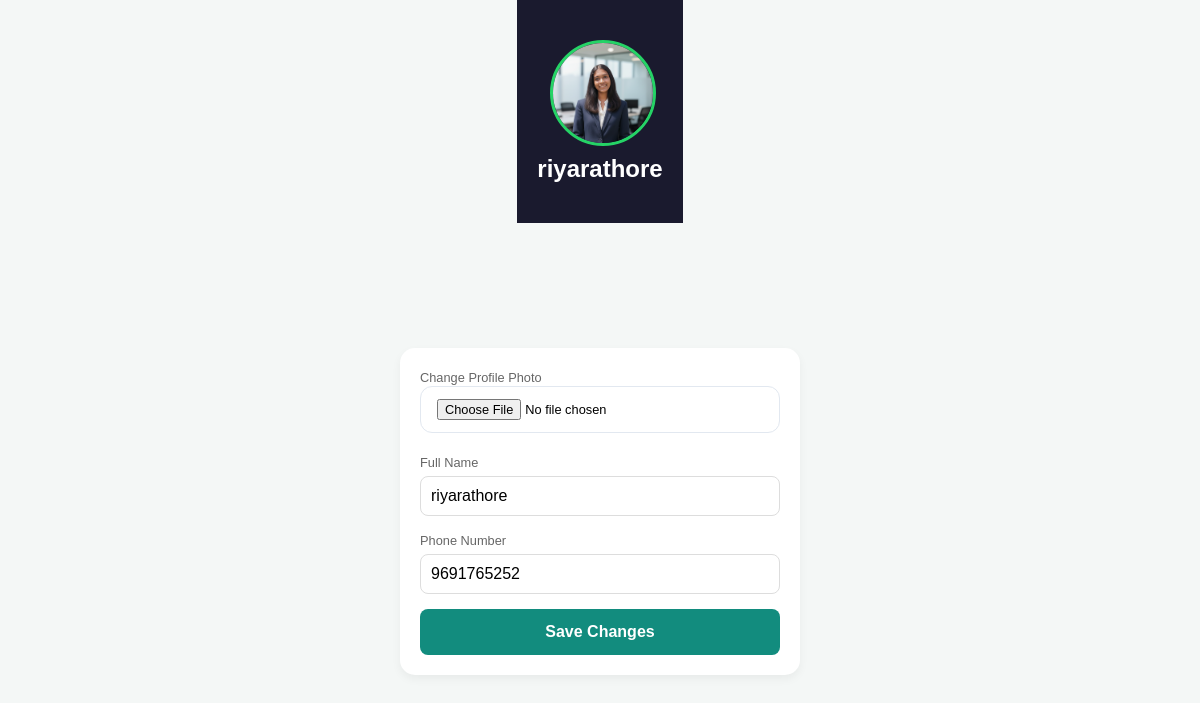
The app's page /profile (signed in) with its own data.
### models.py (models this page shows, shortened)
class Student(db.Model):
    __tablename__ = "student"
    id = db.Column(db.Integer, primary_key=True)
    name = db.Column(db.String(100), nullable=False)
    email = db.Column(db.String(120), unique=True, nullable=False)
    password = db.Column(db.String(200), nullable=False)
    phone_number = db.Column(db.String(15), nullable=True)
    latitude = db.Column(db.Float, nullable=True)
    longitude = db.Column(db.Float, nullable=True)
    route = db.Column(db.String(50))
    stop = db.Column(db.String(50))
    home_lat = db.Column(db.Float)
    assigned_van_id = db.Column(db.String(20), nullable=True)
    profile_pic = db.Column(db.String(200), default='default.png') # Ye zaroori hai
    home_lng = db.Column(db.Float)
    attendances = db.relationship('Attendance', backref='student', lazy=True)
    status = db.Column(db.String(20), default="Absent") # Present, Delay, ya Absent
    delay_time = db.Column(db.Integer, default=0)       # Kitne min late hai
    last_update = db.Column(db.DateTime, default=datetime.utcnow)

### app.py (the view, shortened to what this page needs)
@app.route("/profile", methods=["GET", "POST"])
def profile_page():
    student_id = session.get('student_id')
    if not student_id: return redirect(url_for('student_login'))
    student = Student.query.get(student_id) # Purana data fetch karein
    return render_template("profile.html", student=student)

### templates/profile.html (shortened to what this page needs)
<!DOCTYPE html>
<html>
<head>
    <link rel="stylesheet" href="{{ url_for('static', filename='style.css') }}">
</head>
<body style="background: #f4f7f6; font-family: sans-serif; margin: 0;">
    <div style="background: #1a1a2e; color: white; padding: 40px 20px; text-align: center;">
        <div style="position: relative; width: 100px; height: 100px; margin: 0 auto 15px;">
            {% if student.profile_pic %}
                <img src="{{ url_for('static', filename='profile_pics/' + student.profile_pic) }}" style="width: 100%; height: 100%; border-radius: 50%; object-fit: cover; border: 3px solid #25d366;">
            {% else %}
                <div style="background: #25d366; width: 100%; height: 100%; border-radius: 50%; display: flex; align-items: center; justify-content: center; font-size: 2.5rem;">
                    {{ student.name[0] }}
                </div>
            {% endif %}
        </div>
        <h2 style="margin: 0;">{{ student.name }}</h2>
    </div>
    <form action="/profile" method="POST" enctype="multipart/form-data" style="padding: 20px; max-width: 400px; margin: auto;">
        <div style="background: white; padding: 20px; border-radius: 15px; box-shadow: 0 4px 10px rgba(0,0,0,0.05);">
            <label style="color: #666; font-size: 0.8rem;">Change Profile Photo</label>
            <input type="file" name="profile_photo" accept="image/*" style="margin-bottom: 20px; font-size: 0.8rem;">
            <label style="color: #666; font-size: 0.8rem;">Full Name</label>
            <input type="text" name="name" value="{{ student.name }}" required style="width: 100%; padding: 10px; margin: 5px 0 15px; border: 1px solid #ddd; border-radius: 8px; box-sizing: border-box;">
            <label style="color: #666; font-size: 0.8rem;">Phone Number</label>
            <input type="text" name="phone" value="{{ student.phone_number }}" required style="width: 100%; padding: 10px; margin: 5px 0 15px; border: 1px solid #ddd; border-radius: 8px; box-sizing: border-box;">
            <button type="submit" style="width: 100%; background: #128C7E; color: white; border: none; padding: 14px; border-radius: 8px; font-weight: bold; font-size: 1rem;">
                Save Changes
            </button>
        </div>
</body>
</html>

### static/style.css (style rules this page uses)
:root { --primary-grad: linear-gradient(135deg, #667eea 0%, #764ba2 100%); --driver-grad: linear-gradient(135deg, #2c3e50 0%, #000000 100%); --bg-color: #f1f5f9; }
body { margin: 0; font-family: 'Poppins', sans-serif; background: var(--bg-color); display: flex; align-items: center; justify-content: center; min-height: 100vh; }
input { width: 100%; padding: 12px 16px; border: 1.5px solid #e2e8f0; border-radius: 12px; box-sizing: border-box; font-size: 1rem; transition: 0.3s; }
:root { --primary-grad: linear-gradient(135deg, #667eea 0%, #764ba2 100%); --bg-color: #f1f5f9; --card-bg: #ffffff; --text-main: #1e293b; --text-muted: #64748b; --success: #10b981; --warning: #f59e0b; --danger: #ef4444; }
body { margin: 0; font-family: 'Poppins', sans-serif; background: var(--bg-color); display: flex; flex-direction: column; align-items: center; min-height: 100vh; }

### records on screen
Student: profile_pic (picture), name "riyarathore", phone "9691765252"
